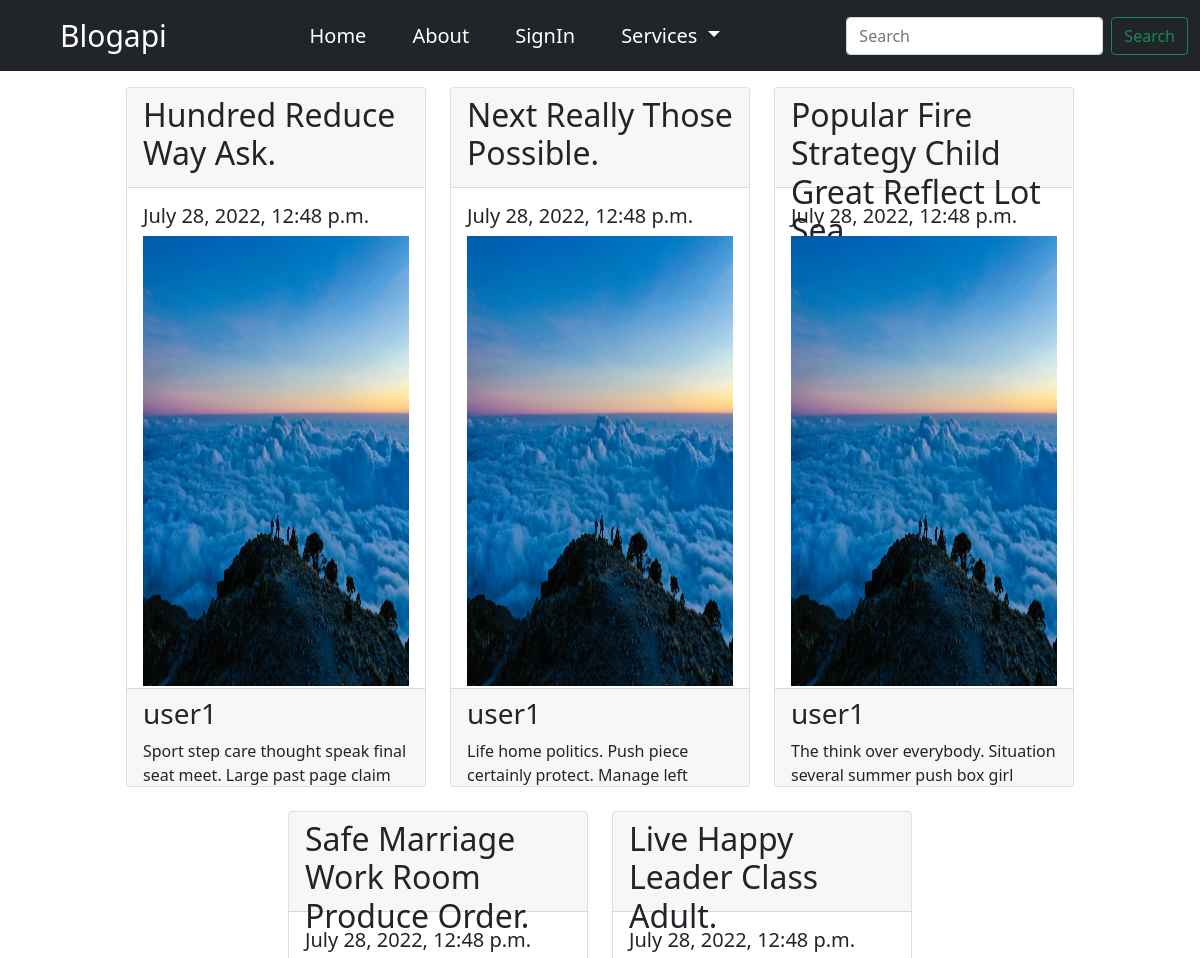
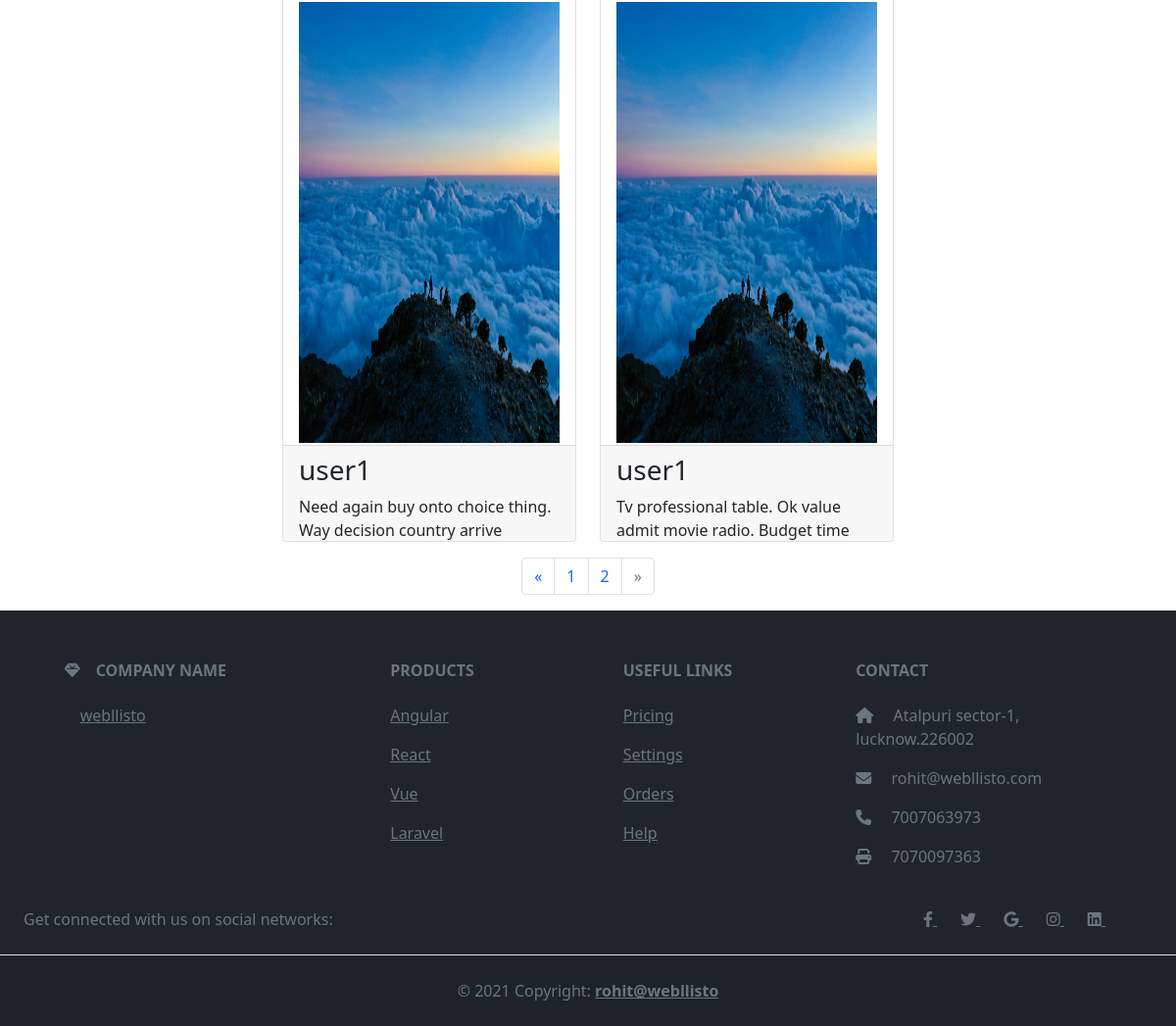
Screenshot of /?page=2 with the database file from the repository (2 pictures, top to bottom).
### blog/models.py (models this page shows, shortened)
class Blog(models.Model):
    blog_auther = models.ForeignKey(MyUser, on_delete=models.CASCADE)
    blog_image = models.ImageField(
        upload_to="blog/images", default="blog/images/image.jpg", null=True)
    blog_content = RichTextField(null=True)
    blog_title = models.CharField(max_length=150, unique=True)
    blog_keywords = models.CharField(max_length=150, null=True)
    blog_description = models.CharField(max_length=150, null=True)
    blog_uploaded_on = models.DateTimeField(auto_now=True)
    blog_is_approved = models.BooleanField(default=False)
    blog_new_request = models.BooleanField(default=True)
    blog_del_request = models.BooleanField(default=False)
    new_slug = AutoSlugField(populate_from='blog_title',
                             unique=True, null=True, default=None)

### account/models.py (models this page shows)
class MyUser(AbstractBaseUser, PermissionsMixin):
    user_email = models.EmailField(unique=True)
    user_contact = models.BigIntegerField(null=True, default=00000)
    first_name = models.CharField(max_length=30, default="")
    last_name = models.CharField(max_length=30, default="")
    user_name = models.CharField(max_length=30, unique=True)
    is_auther = models.BooleanField(default=False)
    is_staff = models.BooleanField(default=False)
    is_active = models.BooleanField(default=False)
    new_slug = AutoSlugField(populate_from='user_name',
                             null=True, default=None)
    user_image = models.ImageField(
        upload_to="media/account/images", default="")
    sign_up_date = models.DateTimeField(default=timezone.now)
    objects = customAccountManager()
    USERNAME_FIELD = "user_email"
    REQUIRED_FIELDS = ["user_name", "first_name"]
    def __str__(self):
        return self.user_name

### home/views.py (the view)
# urls.py: path("", views.index, name="index"),
def index(request):
    p = Paginator(Blog.objects.filter(
        blog_is_approved=True).order_by('-blog_uploaded_on'), 5)
    page = request.GET.get('page')
    blog_paginate = p.get_page(page)
    return render(request, "home/index.html", {"blog_paginate": blog_paginate})

### home/templates/home/index.html (shortened to what this page needs)
{% extends 'basic.html' %}
{% block body %}
{% load static %}
<div class="row g-0 gap-4 my-3 align-items-center justify-content-center">
    {% for i in blog_paginate %}
    <div class="col-3">
        <a href="{% url 'open-blog' i.new_slug %}" class="text-decoration-none text-dark">
            <div class="card" style="height: 700px;overflow: hidden;">
                <div class="card-header" style="height: 100px ;">
                    <h2 class="text-capitalize">{{i.blog_title}}</h2>
                </div>
                <div class="card-body" style="height: 500px ;">
                    <h5>{{i.blog_uploaded_on}}</h5>
                    <img src='media/{{i.blog_image}}' style="height: 450px; width: 100%;" alt="...">
                </div>
                <div class="card-footer" style="height: 120px ;">
                    <h3>{{i.blog_auther}}</h3>
                    <div class="article-boy">{{i.blog_content|safe|striptags|truncatechars:120}}</div>
                </div>
            </div>
        </a>
    </div>
    {% endfor %}
</div>
<nav aria-label="Page navigation example">
    <ul class="pagination justify-content-center">
        {% if blog_paginate.has_previous %}
        <li class="page-item "><a class="page-link" href="?page=1">&laquo</a></li>
        <li class="page-item"><a class="page-link"
                href="?page={{blog_paginate.previous_page_number}}">{{blog_paginate.previous_page_number}}
            </a></li>
        {% else %}
        <li class="page-item disabled"><a class="page-link" href="#">&laquo</a></li>
        </a></li>
        {% endif %}
        <li class="page-item"><a class="page-link" href="?page={{blog_paginate.number}}">{{blog_paginate.number}}
            </a></li>
        {% if blog_paginate.has_next %}
        <li class="page-item"><a class="page-link"
                href="?page={{blog_paginate.next_page_number}}">{{blog_paginate.next_page_number}}
            </a></li>
        <li class="page-item "><a class="page-link" href="?page={{blog_paginate.paginator.num_pages}}">&raquo</a>
        </li>
        {% else %}
        <li class="page-item disabled"><a class="page-link" href="#">
                &raquo</a>
        </li>
        {% endif %}
    </ul>
</nav>
{% endblock %}

### template/basic.html (style rules this page uses)
* { text-decoration: none; list-style: none; }

### rows the page displays
Blog: blog_title "Hundred Reduce Way Ask.", blog_uploaded_on "July 28, 2022, 12:48 p.m.", blog_image (picture), blog_auther "user1", blog_content "Sport step care thought speak final seat meet. Large past page claim…"
Blog: blog_title "Next Really Those Possible.", blog_uploaded_on "July 28, 2022, 12:48 p.m.", blog_image (picture), blog_auther "user1", blog_content "Life home politics. Push piece certainly protect. Manage left…"
Blog: blog_title "Popular Fire Strategy Child Great Reflect Lot Sea.", blog_uploaded_on "July 28, 2022, 12:48 p.m.", blog_image (picture), blog_auther "user1", blog_content "The think over everybody. Situation several summer push box girl…"
Blog: blog_title "Safe Marriage Work Room Produce Order.", blog_uploaded_on "July 28, 2022, 12:48 p.m.", blog_image (picture), blog_auther "user1", blog_content "Need again buy onto choice thing. Way decision country arrive…"
Blog: blog_title "Live Happy Leader Class Adult.", blog_uploaded_on "July 28, 2022, 12:48 p.m.", blog_image (picture), blog_auther "user1", blog_content "Tv professional table. Ok value admit movie radio. Budget time…"

### other values shown
{{ blog_paginate.previous_page_number }} "1"
{{ blog_paginate.number }} "2"
